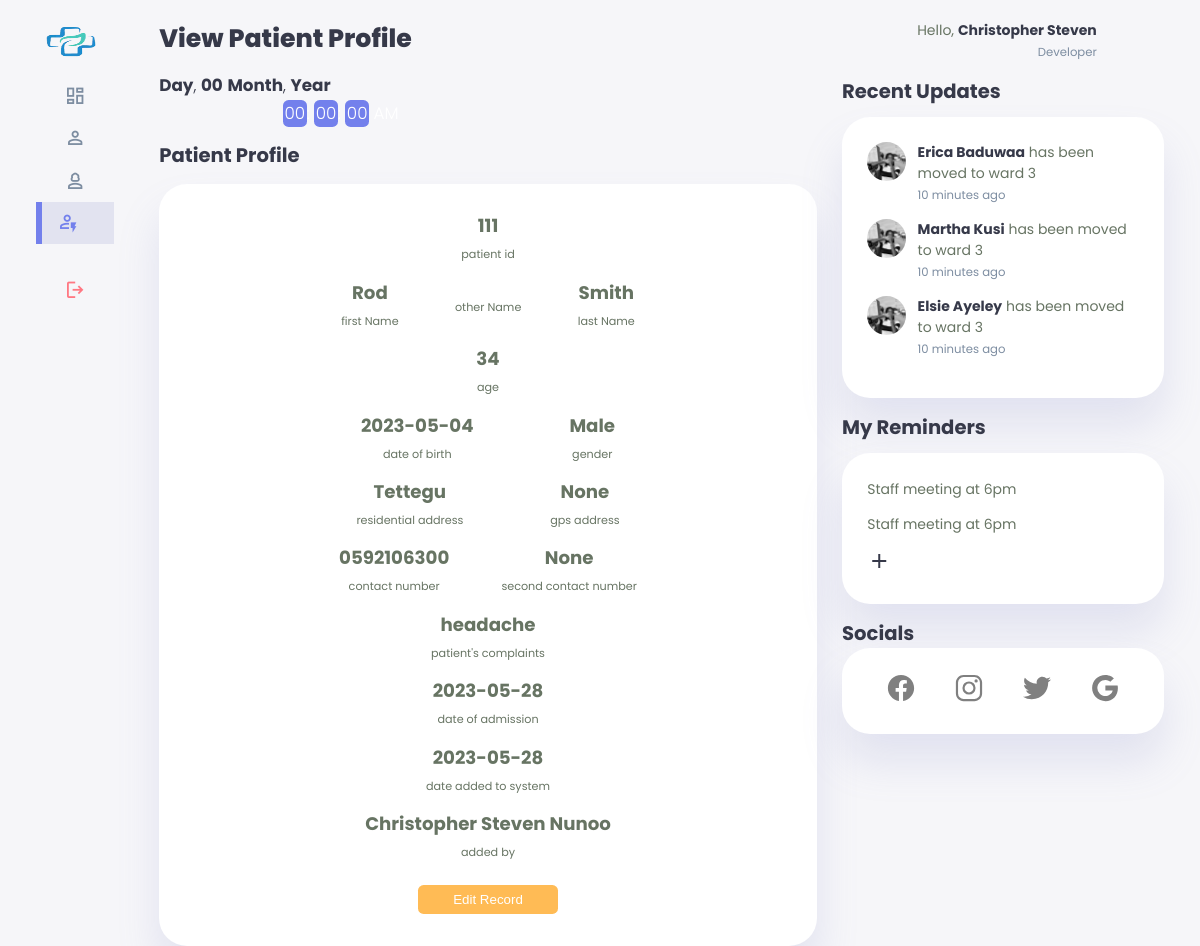
/receptionist/viewpatientreceptionist.php?viewid=3 (signed in), run on the app's committed database.
### tables this page shows
CREATE TABLE `patients` (
  `id` int(11) NOT NULL,
  `firstname` varchar(255) NOT NULL,
  `lastname` varchar(255) NOT NULL,
  `othername` varchar(255) NOT NULL,
  `age` varchar(255) NOT NULL,
  `gender` varchar(255) NOT NULL,
  `date_of_birth` date NOT NULL,
  `address` varchar(255) NOT NULL,
  `gps_address` varchar(255) NOT NULL,
  `telephone1` varchar(255) NOT NULL,
  `telephone2` varchar(255) NOT NULL,
  `date_of_admission` date NOT NULL,
  `added_by` varchar(255) NOT NULL,
  `date_added` date NOT NULL,
  `patient_id` varchar(255) NOT NULL,
  `patient_complaints` varchar(255) NOT NULL,
  `doctor_diagnosis` varchar(255) NOT NULL,
  `doctor_prescription` varchar(255) NOT NULL,
  `next_appointment_date` date NOT NULL,
  `doctor_recommendation` varchar(255) NOT NULL,
  `doctor_patient_complaints` varchar(500) NOT NULL,
  `diagnosed_by` varchar(255) NOT NULL,
  `diagnosis_date_added` date NOT NULL
);

### receptionist/viewpatientreceptionist.php (the view, shortened to what this page needs)
<?php
include '../connection.php';
$username= $_SESSION['username'];
$sql= "SELECT * FROM `admins` WHERE username= '$username'";
$result= mysqli_query($con,$sql);
$row= mysqli_fetch_assoc($result);
$position=$row['position'];
$user_firstname= $row['firstname'];
$user_lastname= " ".$row['lastname'];
$user_fullname= $user_firstname.$user_lastname;
$id = $_GET['viewid'];
$sqlview= "SELECT * from `patients` WHERE id=$id";
$resultview=mysqli_query($con,$sqlview);
$rowview=mysqli_fetch_assoc($resultview);
$patient_id=$rowview['patient_id'];
$patient_complaints=$rowview['patient_complaints'];
$firstname=$rowview['firstname'];
$lastname=$rowview['lastname'];
$age=$rowview['age'];
$gender=$rowview['gender'];
$date_of_birth=$rowview['date_of_birth'];
$address=$rowview['address'];
$gps_address=$rowview['gps_address'];
$telephone1=$rowview['telephone1'];
$telephone2=$rowview['telephone2'];
$date_of_admission=$rowview['date_of_admission'];
$date_added=$rowview['date_added'];
$added_by=$rowview['added_by'];
?>
<!DOCTYPE html>
<html lang="en">
<head>
    <link rel="stylesheet" href="../css/viewteacherprofi.css">
</head>
<body onload="initClock()">
    <div class="container">
        <aside>
            <div class="top">
                <div class="logo">
                    <div class="ring"></div>
                    <img src="../developerimages/logo.png" alt="logo">
                </div>
            </div>
            <div class="sidebar">
                <a href="./overviewreceptionist.php">
                    <span class="material-symbols-outlined">dashboard</span>
                </a>
                <a href="./doctorsreceptionist.php">
                    <span class="material-symbols-outlined">person</span>
                </a>
                <a href="./nursesreceptionist.php">
                    <span class="material-symbols-outlined">person_3</span>
                </a>
                <a href="./patientsreceptionist.php" class="active">
                    <span class="material-symbols-outlined">recent_patient</span>
                </a>
                <a href="../logout.php">
                    <span class="material-symbols-outlined">logout</span>
                </a>
            </div>
        </aside>
        <main>
            <h1>View Patient Profile</h1>
            <div class="datetime">
                <div class="date">
                    <b><span id="dayname">Day</span></b>,
                    <b><span id="daynum">00</span></b>
                    <b><span id="month">Month</span></b>,
                    <b><span id="year">Year</span></b>
                </div>
                <div class="time">
                    <span id="hours">00</span>:
                    <span id="minutes">00</span>:
                    <span id="seconds">00</span>
                    <span id="period">AM</span>
                </div>
            </div>
            <h2>Patient Profile</h2>
            <div class="form-format">
                <div class="form-divisions">
                    <div class="divide">
                        <div class="info-section">
                            <div class="info">
                                <p id="infos"><strong><?php echo $patient_id;?></strong></p>
                                <p>patient id</p>
                            </div>
                        </div>
                        <div class="info-section">
                            <div class="info">
                                <p id="infos"><strong><?php echo $firstname;?></strong></p>
                                <p>first Name</p>
                            </div>
                            <div class="info">
                                <p>other Name</p>
                            </div>
                            <div class="info">
                                <p id="infos"><strong><?php echo $lastname;?></strong></p>
                                <p>last Name</p>
                            </div>
                        </div>
                        <div class="info-section">
                            <div class="info">
                                <p id="infos"><strong><?php echo $age;?></strong></p>
                                <p>age</p>
                            </div>
                        </div>
                        <div class="info-section">
                            <div class="info">
                                <p id="infos"><strong><?php echo $date_of_birth;?></strong></p>
                                <p>date of birth</p>
                            </div>
                            <div class="info">
                                <p id="infos"><strong><?php echo $gender;?></strong></p>
                                <p>gender</p>
                            </div>
                        </div>
                        <div class="info-section">
                            <div class="info">
                                <p id="infos"><strong><?php echo $address;?></strong></p>
                                <p>residential address</p>
                            </div>
                            <div class="info">
                                <p id="infos"><strong><?php echo $gps_address;?></strong></p>
                                <p>gps address</p>
                            </div>
                        </div>
                        <div class="info-section">
                            <div class="info">
                                <p id="infos"><strong><?php echo $telephone1;?></strong></p>
                                <p>contact number</p>
                            </div>
                            <div class="info">
                                <p id="infos"><strong><?php echo $telephone2;?></strong></p>
                                <p>second contact number</p>
                            </div>
                        </div>
                        <div class="info-section">
                            <div class="info">
                                <p id="infos"><strong><?php echo $patient_complaints;?></strong></p>
                                <p>patient's complaints</p>
                            </div>
                        </div>
                        <div class="info-section">
                            <div class="info">
                                <p id="infos"><strong><?php echo $date_of_admission;?></strong></p>
                                <p>date of admission</p>
                            </div>
                        </div>
                        <div class="info-section">
                            <div class="info">
                                <p id="infos"><strong><?php echo $date_added;?></strong></p>
                                <p>date added to system</p>
                            </div>
                        </div>
                        <div class="info-section">
                            <div class="info">
                                <p id="infos"><strong><?php echo $added_by;?></strong></p>
                                <p>added by</p>
                            </div>
                        </div>
                    </div>
                    <div class="buttons">
                        <button id="move-new-applicant" onclick="location.href='./editpatientreceptionist.php?editid=<?php echo $id?>'">Edit Record</button>
                        <br>
                    </div>
                </div>
            </div>
        </main>
        <div class="right">
            <div class="top">
                <div class="profile" onclick="location.href='./developerprofile.php'">
                    <div class="info">
                        <p>Hello, <b><?php echo $user_fullname; ?></b></p>
                        <small class="text-muted"><?php echo $position; ?></small>
                    </div>
                    <div class="profile-photo">
                    </div>
                </div>
            </div>
            <div class="recent-updates">
                <h2>Recent Updates</h2>
                <div class="updates">
                    <div class="update">
                        <div class="profile-photo">
                           <img src="../developerimages/lizzy.jpg" alt="updated person profile 1">
                        </div>
                        <div class="message">
                           <p><b>Erica Baduwaa</b> has been moved to ward 3</p>
                           <small class="text-muted">10 minutes ago</small>
                        </div>
                    </div>
                    <div class="update">
                        <div class="profile-photo">
                            <img src="../developerimages/lizzy.jpg" alt="updated person profile 1">
                        </div>
                        <div class="message">
                            <p><b>Martha Kusi</b> has been moved to ward 3</p>
                            <small class="text-muted">10 minutes ago</small>
                        </div>
                    </div>
                    <div class="update">
                        <div class="profile-photo">
                           <img src="../developerimages/lizzy.jpg" alt="updated person profile 1">
                        </div>
                        <div class="message">
                            <p><b>Elsie Ayeley</b> has been moved to ward 3</p>
                           <small class="text-muted">10 minutes ago</small>
                        </div>
                    </div>
                </div>
            </div>
            <div class="notes-section">
                <h2>My Reminders</h2>
                <div class="notes">
                    <div class="note">
                        <p>Staff meeting at 6pm</p>
                    </div>
                    <div class="note">
                        <p>Staff meeting at 6pm</p>
                    </div>
                    <a href="./reminders.php">
                        <span class="material-symbols-outlined">add</span>
                    </a>
                </div>
            </div>
            <div class="socials-and-website">
                <h2>Socials</h2>
                <div class="social-icons">
                    <a href="https://www.facebook.com/" id="facebook">
                    </a>
                    <a href="https://www.instagram.com/" id="instagram">
                    </a>
                    <a href="https://www.twitter.com/" id="twitter">
                    </a>
                    <a href="https://www.google.com/" id="google">
                    </a>
                </div>
            </div>
        </div>
    </div>
</body>
</html>

### data on the page
patients: patient "111", firstname "Rod", lastname "Smith", age "34", date_of_birth "2023-05-04", gender "Male", address "Tettegu", gps_address "None", telephone1 "0592106300", telephone2 "None", patient_complaints "headache", date_of_admission "2023-05-28", date_added "2023-05-28", added_by "Christopher Steven Nunoo"

### other printed values
$user_fullname "Christopher Steven"
$position "Developer"
